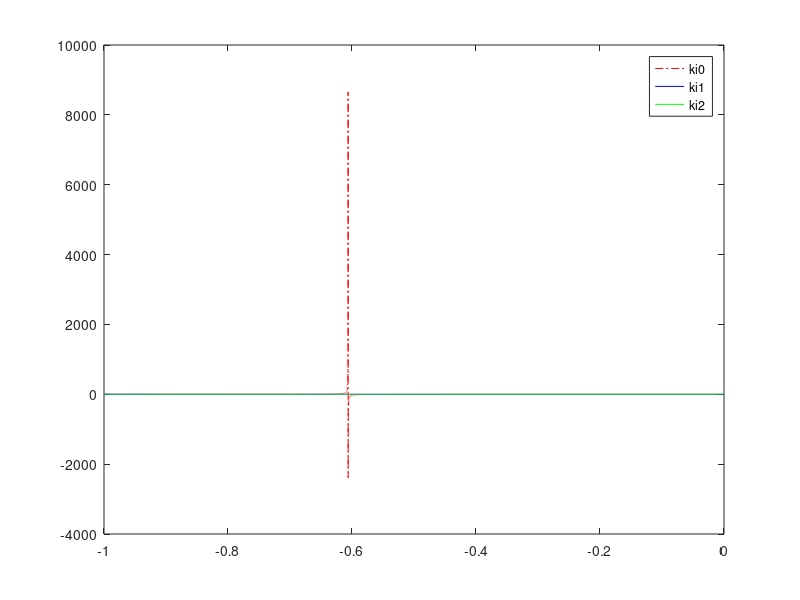

Source code (MATLAB): (Note: this script raises an error after producing the figure.)
%%% This is comments. Please contact cnpcshangbo@gmail.com
%%%%%%%%%%%%%%%%%%%%%%%%%%%%%%%%%%%%%%%%%%%%%%%%%%%%%
%% Setting parameters and plotting ki against lambda
lamda=-1:0.0001:-0;
k=1.016;%plant parameters. p(s)=\frac{k}{\tau s+1}\frac{1}{s}
tao=0.332;%plant parameters
omega=5.3645;%from IO bode plot.
phi=83.8783/180*pi;%from IO bode plot.

%
ki0=tan(atan(1/omega/tao)-phi)./(omega.^(-lamda).*sin(pi*lamda/2)-omega.^(-lamda).*cos(pi*lamda/2)*tan(atan(1/omega/tao)-phi));
%from one equation

% A fomula for the relationship between ki and lamda.
a=tao*omega.^(-2*lamda);
b=-lamda.*sin(pi*lamda/2).*omega.^(-lamda-1)*(omega^2*tao^2+1)+2*tao*omega.^(-lamda).*cos(pi*lamda/2);
c=tao;

ki1=(-b+(b.^2-4*a*c).^0.5)./(2*a);
ki2=(-b-(b.^2-4*a*c).^0.5)./(2*a);
%another equation

figure(1)
plot(lamda, ki0,'r-.',lamda, ki1,'b-', lamda, ki2,'g-')
legend('ki0','ki1','ki2')
%%%%%%%%%%%%%%%%%%%%%%%%%%%%%%%%%%%%%%%%%%%%%%%%%%%%%%%
%\lambda=-0.9855;ki2=0.2431
%% Solution 1
% To verify the crosspoint with ki1
lamda=-0.9693; % update lambda value here, make sure the value is negative.
a=tao*omega.^(-2*lamda);
b=-lamda.*sin(pi*lamda/2).*omega.^(-lamda-1)*(omega^2*tao^2+1)+2*tao*omega.^(-lamda).*cos(pi*lamda/2);
c=tao;
ki1=(-b+(b.^2-4*a*c).^0.5)./(2*a); 
disp('ki1:');
disp(ki1);

%% Verify the controller 1
ki=ki1;
s=fotf('s');
Jomega=((1+ki*omega.^(-lamda).*cos(pi*lamda/2))^2+(ki*omega.^(-lamda).*sin(pi*lamda/2))^2)^0.5;
kp=omega*(tao^2*omega^2+1)^0.5/Jomega/k; %kp %
disp('kp for ki1:');disp(kp);
c_tf=kp*(1+ki/s^lamda);
p_tf=k/(tao*s+1)/s;
sys_tf=c_tf*p_tf;
figure(2)
bode(sys_tf);
grid on

%% Solution 2
lamda=-0.9855;
a=tao*omega.^(-2*lamda);
b=-lamda.*sin(pi*lamda/2).*omega.^(-lamda-1)*(omega^2*tao^2+1)+2*tao*omega.^(-lamda).*cos(pi*lamda/2);
c=tao;
ki2=(-b-(b.^2-4*a*c).^0.5)./(2*a); %ki
disp('ki2:');disp(ki2);

%% Verify the controller 2
ki=ki2;
s=fotf('s');
Jomega=((1+ki*omega.^(-lamda).*cos(pi*lamda/2))^2+(ki*omega.^(-lamda).*sin(pi*lamda/2))^2)^0.5;
kp=omega*(tao^2*omega^2+1)^0.5/Jomega/k; %kp %
disp('kp for ki2:');disp(kp);
c_tf=kp*(1+ki/s^lamda);
p_tf=k/(tao*s+1)/s;
sys_tf=c_tf*p_tf;
figure(3);
bode(sys_tf);
grid on

% %%
% lamda=1.3922;
% a=tao*omega.^(-2*lamda);
% b=-lamda.*sin(pi*lamda/2).*omega.^(-lamda-1)*(omega^2*tao^2+1)+2*tao*omega.^(-lamda).*cos(pi*lamda/2);
% c=tao;
% ki1=(-b+(b.^2-4*a*c).^0.5)./(2*a); %ki
% disp(ki1);
% 
% %% verify the controller 3
% ki=ki1;
% s=fotf('s');
% Jomega=((1+ki*omega.^(-lamda).*cos(pi*lamda/2))^2+(ki*omega.^(-lamda).*sin(pi*lamda/2))^2)^0.5;
% kp=omega*(tao^2*omega^2+1)^0.5/Jomega/k; %kp %
% c_tf=kp*(1+ki/s^lamda);
% p_tf=k/(tao*s+1)/s;
% sys_tf=c_tf*p_tf;
% 
% figure();
% bode(sys_tf);
